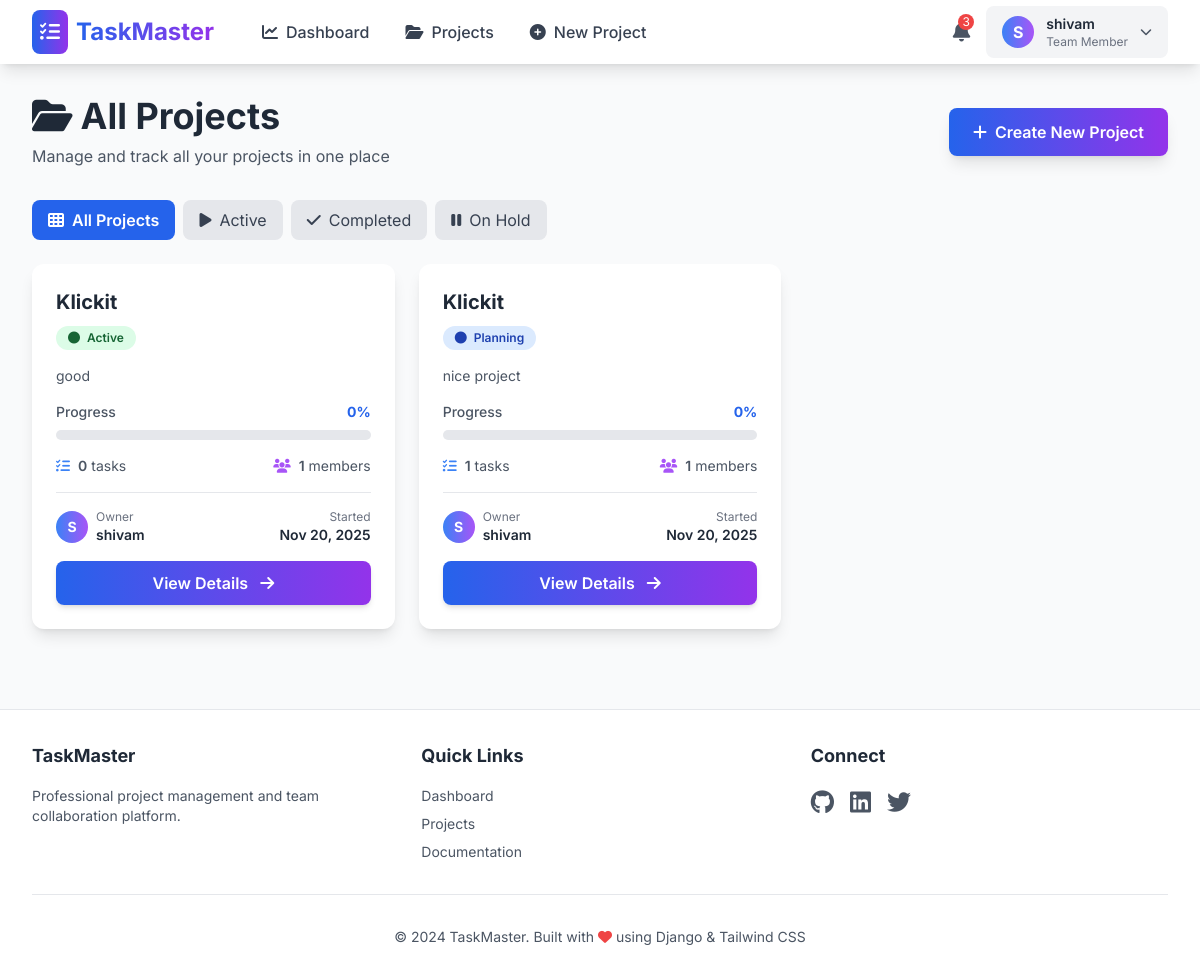
Page /projects/ (signed in) on the committed database.
### accounts/models.py (models this page shows, shortened)
class CustomUser(AbstractUser):
    ROLE_CHOICES = [
        ('admin', 'Admin'),
        ('manager', 'Manager'),
        ('member', 'Team Member'),
    ]
    email = models.EmailField(unique=True, verbose_name='Email Address')
    role = models.CharField(
        max_length=20,
        choices=ROLE_CHOICES,
        default='member',
        verbose_name='User Role'
    )
    bio = models.TextField(
        blank=True,
        null=True,
        verbose_name='Biography',
        help_text='Tell us about yourself'
    )
    avatar = models.ImageField(
        upload_to='avatars/',
        blank=True,
        null=True,
        verbose_name='Profile Picture'
    )
    phone = models.CharField(
        max_length=15,
        blank=True,
        null=True,
        verbose_name='Phone Number'
    )
    created_at = models.DateTimeField(auto_now_add=True, verbose_name='Joined Date')
    updated_at = models.DateTimeField(auto_now=True, verbose_name='Last Updated')
    class Meta:
        ordering = ['-created_at']
        verbose_name = 'User'
        verbose_name_plural = 'Users'

### projects/models.py (models this page shows, shortened)
class Project(models.Model):
    STATUS_CHOICES = [
        ('planning', 'Planning'),
        ('active', 'Active'),
        ('on_hold', 'On Hold'),
        ('completed', 'Completed'),
        ('archived', 'Archived'),
    ]
    name = models.CharField(
        max_length=200,
        verbose_name='Project Name',
        help_text='Enter a unique project name'
    )
    description = models.TextField(
        verbose_name='Project Description',
        help_text='Detailed description of the project'
    )
    status = models.CharField(
        max_length=20,
        choices=STATUS_CHOICES,
        default='planning',
        verbose_name='Project Status'
    )
    owner = models.ForeignKey(
        settings.AUTH_USER_MODEL,
        on_delete=models.CASCADE,
        related_name='owned_projects',
        verbose_name='Project Owner',
        help_text='User who created and owns this project'
    )
    members = models.ManyToManyField(
        settings.AUTH_USER_MODEL,
        related_name='projects',
        blank=True,
        verbose_name='Project Members',
        help_text='Team members working on this project'
    )
    start_date = models.DateField(
        null=True,
        blank=True,
        verbose_name='Start Date'
    )
    end_date = models.DateField(
        null=True,
        blank=True,
        verbose_name='End Date'
    )
    created_at = models.DateTimeField(auto_now_add=True, verbose_name='Created At')
    updated_at = models.DateTimeField(auto_now=True, verbose_name='Last Updated')
    class Meta:
        ordering = ['-created_at']
        verbose_name = 'Project'
        verbose_name_plural = 'Projects'
        indexes = [
            models.Index(fields=['-created_at']),
            models.Index(fields=['status']),
        ]
    def get_progress(self):
        total_tasks = self.tasks.count()
        if total_tasks == 0:
            return 0
        completed_tasks = self.tasks.filter(status='completed').count()
        return int((completed_tasks / total_tasks) * 100)

### projects/views.py (the view)
# urls.py: path('', views.project_list_view, name='project_list'),
@login_required
def project_list_view(request):
    projects = Project.objects.filter(members=request.user) | Project.objects.filter(owner=request.user)
    projects = projects.distinct()
    return render(request, 'projects/project_list.html', {'projects': projects})

### templates/projects/project_list.html (shortened to what this page needs)
{% extends 'base.html' %}
{% block content %}
<div class="fade-in">
    <div class="flex flex-col md:flex-row justify-between items-start md:items-center mb-8 gap-4">
        <div>
            <h1 class="text-4xl font-bold text-gray-800 mb-2">
                <i class="fas fa-folder-open mr-2"></i>All Projects
            </h1>
            <p class="text-gray-600">Manage and track all your projects in one place</p>
        </div>
        <a href="{% url 'project_create' %}" class="bg-gradient-to-r from-blue-600 to-purple-600 text-white px-6 py-3 rounded-lg hover:from-blue-700 hover:to-purple-700 transition shadow-lg font-semibold">
            <i class="fas fa-plus mr-2"></i>Create New Project
        </a>
    </div>
    <div class="flex space-x-2 mb-6 overflow-x-auto">
        <button class="px-4 py-2 bg-blue-600 text-white rounded-lg font-semibold">
            <i class="fas fa-th mr-2"></i>All Projects
        </button>
        <button class="px-4 py-2 bg-gray-200 text-gray-700 rounded-lg hover:bg-gray-300 transition">
            <i class="fas fa-play mr-2"></i>Active
        </button>
        <button class="px-4 py-2 bg-gray-200 text-gray-700 rounded-lg hover:bg-gray-300 transition">
            <i class="fas fa-check mr-2"></i>Completed
        </button>
        <button class="px-4 py-2 bg-gray-200 text-gray-700 rounded-lg hover:bg-gray-300 transition">
            <i class="fas fa-pause mr-2"></i>On Hold
        </button>
    </div>
    {% if projects %}
    <div class="grid grid-cols-1 md:grid-cols-2 lg:grid-cols-3 gap-6">
        {% for project in projects %}
        <div class="bg-white rounded-xl shadow-lg hover:shadow-xl transition overflow-hidden hover-scale">
            <div class="p-6">
                <div class="flex items-start justify-between mb-4">
                    <div class="flex-1">
                        <h3 class="text-xl font-bold text-gray-800 mb-2">{{ project.name }}</h3>
                        <span class="inline-block px-3 py-1 rounded-full text-xs font-semibold
                            {% if project.status == 'active' %}bg-green-100 text-green-800
                            {% elif project.status == 'planning' %}bg-blue-100 text-blue-800
                            {% elif project.status == 'on_hold' %}bg-yellow-100 text-yellow-800
                            {% elif project.status == 'completed' %}bg-purple-100 text-purple-800
                            {% else %}bg-gray-100 text-gray-800{% endif %}">
                            <i class="fas fa-circle text-xs mr-1"></i>
                            {{ project.get_status_display }}
                        </span>
                    </div>
                </div>
                <p class="text-gray-600 text-sm mb-4 line-clamp-2">{{ project.description|truncatewords:20 }}</p>
                <div class="mb-4">
                    <div class="flex justify-between text-sm text-gray-600 mb-2">
                        <span class="font-medium">Progress</span>
                        <span class="font-bold text-blue-600">{{ project.get_progress }}%</span>
                    </div>
                    <div class="w-full bg-gray-200 rounded-full h-2.5">
                    </div>
                </div>
                <div class="flex items-center justify-between text-sm mb-4 pb-4 border-b">
                    <div class="flex items-center text-gray-600">
                        <i class="fas fa-tasks mr-2 text-blue-500"></i>
                        <span class="font-semibold">{{ project.tasks.count }}</span>
                        <span class="ml-1">tasks</span>
                    </div>
                    <div class="flex items-center text-gray-600">
                        <i class="fas fa-users mr-2 text-purple-500"></i>
                        <span class="font-semibold">{{ project.members.count }}</span>
                        <span class="ml-1">members</span>
                    </div>
                </div>
                <div class="flex items-center justify-between mb-4">
                    <div class="flex items-center">
                        <div class="w-8 h-8 bg-gradient-to-r from-blue-500 to-purple-500 rounded-full flex items-center justify-center text-white font-bold text-sm mr-2">
                            {{ project.owner.username.0|upper }}
                        </div>
                        <div>
                            <p class="text-xs text-gray-500">Owner</p>
                            <p class="text-sm font-semibold text-gray-800">{{ project.owner.username }}</p>
                        </div>
                    </div>
                    {% if project.start_date %}
                    <div class="text-right">
                        <p class="text-xs text-gray-500">Started</p>
                        <p class="text-sm font-semibold text-gray-800">{{ project.start_date|date:"M d, Y" }}</p>
                    </div>
                    {% endif %}
                </div>
                <a href="{% url 'project_detail' project.pk %}"
                    class="block w-full bg-gradient-to-r from-blue-600 to-purple-600 text-white text-center py-2.5 rounded-lg hover:from-blue-700 hover:to-purple-700 transition font-semibold shadow-md">
                    View Details <i class="fas fa-arrow-right ml-2"></i>
                </a>
            </div>
        </div>
        {% endfor %}
    </div>
    {% endif %}
</div>
{% endblock %}

### templates/base.html (shortened to what this page needs)
<!DOCTYPE html>
<html lang="en">
<head>
    <script src="https://cdn.tailwindcss.com"></script>
    <link rel="stylesheet" href="https://cdnjs.cloudflare.com/ajax/libs/font-awesome/6.4.0/css/all.min.css">
</head>
<body class="bg-gray-50 min-h-screen">
    {% if user.is_authenticated %}
    <nav class="bg-white shadow-lg sticky top-0 z-50">
        <div class="max-w-7xl mx-auto px-4 sm:px-6 lg:px-8">
            <div class="flex justify-between items-center h-16">
                <div class="flex items-center space-x-8">
                    <a href="{% url 'dashboard' %}" class="flex items-center space-x-2">
                        <div class="bg-gradient-to-r from-blue-600 to-purple-600 p-2 rounded-lg">
                            <i class="fas fa-tasks text-white text-xl"></i>
                        </div>
                        <span class="text-2xl font-bold bg-gradient-to-r from-blue-600 to-purple-600 bg-clip-text text-transparent">
                        </span>
                    </a>
                    <div class="hidden md:flex space-x-1">
                        <a href="{% url 'dashboard' %}" class="text-gray-700 hover:bg-blue-50 hover:text-blue-600 px-4 py-2 rounded-md transition font-medium">
                            <i class="fas fa-chart-line mr-2"></i>Dashboard
                        </a>
                        <a href="{% url 'project_list' %}" class="text-gray-700 hover:bg-blue-50 hover:text-blue-600 px-4 py-2 rounded-md transition font-medium">
                            <i class="fas fa-folder-open mr-2"></i>Projects
                        </a>
                        <a href="{% url 'project_create' %}" class="text-gray-700 hover:bg-blue-50 hover:text-blue-600 px-4 py-2 rounded-md transition font-medium">
                            <i class="fas fa-plus-circle mr-2"></i>New Project
                        </a>
                    </div>
                </div>
                <div class="flex items-center space-x-4">
                    <button class="text-gray-600 hover:text-blue-600 relative">
                        <i class="fas fa-bell text-xl"></i>
                        <span class="absolute -top-1 -right-1 bg-red-500 text-white text-xs rounded-full w-4 h-4 flex items-center justify-center">3</span>
                    </button>
                    <div class="relative group">
                        <button class="flex items-center space-x-3 bg-gray-100 hover:bg-gray-200 px-4 py-2 rounded-lg transition">
                            <div class="bg-gradient-to-r from-blue-500 to-purple-500 w-8 h-8 rounded-full flex items-center justify-center text-white font-bold">
                                {{ user.username.0|upper }}
                            </div>
                            <div class="hidden md:block text-left">
                                <p class="text-sm font-semibold text-gray-800">{{ user.username }}</p>
                                <p class="text-xs text-gray-500">{{ user.get_role_display }}</p>
                            </div>
                            <i class="fas fa-chevron-down text-gray-600 text-xs"></i>
                        </button>
                    </div>
                </div>
            </div>
        </div>
    </nav>
    {% endif %}
    <main class="max-w-7xl mx-auto px-4 sm:px-6 lg:px-8 py-8">
        {% block content %}{% endblock %}
    </main>
    <footer class="bg-white border-t mt-12 py-8">
        <div class="max-w-7xl mx-auto px-4 sm:px-6 lg:px-8">
            <div class="grid grid-cols-1 md:grid-cols-3 gap-8">
                <div>
                    <h3 class="text-lg font-bold text-gray-800 mb-4">TaskMaster</h3>
                    <p class="text-gray-600 text-sm">Professional project management and team collaboration platform.</p>
                </div>
                <div>
                    <h3 class="text-lg font-bold text-gray-800 mb-4">Quick Links</h3>
                    <ul class="space-y-2 text-sm">
                        <li><a href="{% url 'dashboard' %}" class="text-gray-600 hover:text-blue-600">Dashboard</a></li>
                        <li><a href="{% url 'project_list' %}" class="text-gray-600 hover:text-blue-600">Projects</a></li>
                        <li><a href="#" class="text-gray-600 hover:text-blue-600">Documentation</a></li>
                    </ul>
                </div>
                <div>
                    <h3 class="text-lg font-bold text-gray-800 mb-4">Connect</h3>
                    <div class="flex space-x-4">
                        <a href="#" class="text-gray-600 hover:text-blue-600"><i class="fab fa-github text-2xl"></i></a>
                        <a href="#" class="text-gray-600 hover:text-blue-600"><i class="fab fa-linkedin text-2xl"></i></a>
                        <a href="#" class="text-gray-600 hover:text-blue-600"><i class="fab fa-twitter text-2xl"></i></a>
                    </div>
                </div>
            </div>
            <div class="border-t mt-8 pt-8 text-center text-gray-600 text-sm">
                <p>&copy; 2024 TaskMaster. Built with <i class="fas fa-heart text-red-500"></i> using Django & Tailwind CSS</p>
            </div>
        </div>
    </footer>
</body>
</html>

### templates/base.html (style rules this page uses)
body { font-family: 'Inter', sans-serif; }
.fade-in { animation: fadeIn 0.5s ease-in; }
.hover-scale { transition: transform 0.2s ease; }

### rows in the picture
CustomUser: username.0 "S", username "shivam", role "Team Member"
Project: name "Klickit", status "Active", description "good", get_progress "0", tasks.count "0", members.count "1", owner.username.0 "S", owner.username "shivam", start_date "Nov 20, 2025"
Project: name "Klickit", status "Planning", description "nice project", get_progress "0", tasks.count "1", members.count "1", owner.username.0 "S", owner.username "shivam", start_date "Nov 20, 2025"
